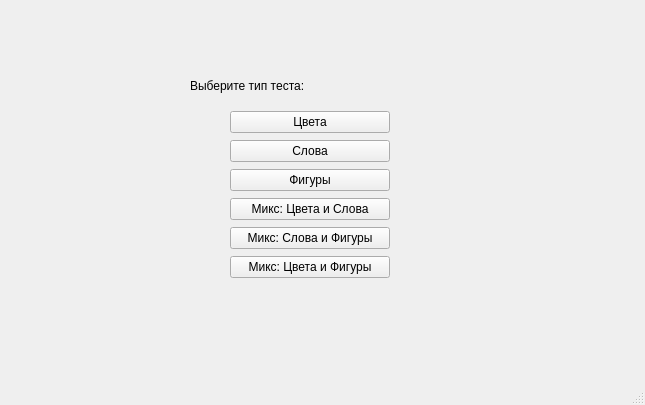
<?xml version="1.0" encoding="UTF-8"?>
<ui version="4.0">
 <class>MainWindow</class>
 <widget class="QMainWindow" name="MainWindow">
  <property name="geometry">
   <rect>
    <x>0</x>
    <y>0</y>
    <width>645</width>
    <height>405</height>
   </rect>
  </property>
  <property name="windowTitle">
   <string>MainWindow</string>
  </property>
  <widget class="QWidget" name="centralwidget">
   <widget class="QLabel" name="chooseLabel">
    <property name="geometry">
     <rect>
      <x>190</x>
      <y>60</y>
      <width>231</width>
      <height>51</height>
     </rect>
    </property>
    <property name="styleSheet">
     <string notr="true">font: 75 18pt &quot;MS Shell Dlg 2&quot;;</string>
    </property>
    <property name="text">
     <string>Выберите тип теста:</string>
    </property>
   </widget>
   <widget class="QWidget" name="verticalLayoutWidget">
    <property name="geometry">
     <rect>
      <x>230</x>
      <y>110</y>
      <width>160</width>
      <height>170</height>
     </rect>
    </property>
    <layout class="QVBoxLayout" name="verticalLayout">
     <item>
      <widget class="QPushButton" name="coloursButton">
       <property name="text">
        <string>Цвета</string>
       </property>
      </widget>
     </item>
     <item>
      <widget class="QPushButton" name="pushButton_3">
       <property name="text">
        <string>Слова</string>
       </property>
      </widget>
     </item>
     <item>
      <widget class="QPushButton" name="pushButton">
       <property name="text">
        <string>Фигуры</string>
       </property>
      </widget>
     </item>
     <item>
      <widget class="QPushButton" name="pushButton_4">
       <property name="text">
        <string>Микс: Цвета и Слова</string>
       </property>
      </widget>
     </item>
     <item>
      <widget class="QPushButton" name="pushButton_5">
       <property name="text">
        <string>Микс: Слова и Фигуры</string>
       </property>
      </widget>
     </item>
     <item>
      <widget class="QPushButton" name="pushButton_6">
       <property name="text">
        <string>Микс: Цвета и Фигуры</string>
       </property>
      </widget>
     </item>
    </layout>
   </widget>
  </widget>
  <widget class="QStatusBar" name="statusbar"/>
 </widget>
 <resources/>
 <connections/>
</ui>
